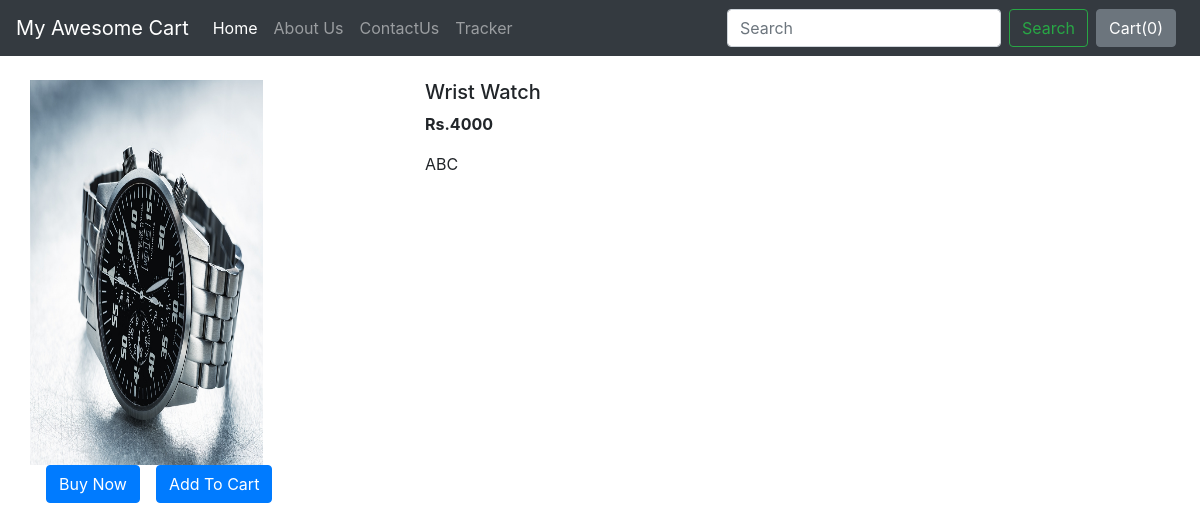
The page /shop/products/1 on the database its author committed.
### shop/models.py (models this page shows, shortened)
class Product(models.Model):
    product_id=models.AutoField
    product_name=models.CharField(max_length=50)
    category=models.CharField(max_length=50,default="")
    subcategory=models.CharField(max_length=50,default="")
    price=models.IntegerField(default=0)
    desc=models.CharField(max_length=1000)
    pub_date=models.DateField()
    image=models.ImageField(upload_to='shop/images',default="")

### shop/views.py (the view)
# urls.py: path('products/<int:myid>',views.productview,name="ProductView"),
def productview(request,myid):
    product=Product.objects.filter(id=myid)
    return render(request,"shop/productview.html",{'product':product[0]})

### shop/templates/shop/productview.html (shortened to what this page needs)
{% extends 'shop/base.html' %}
{% block body %}
<div class="container my-4">
    <div class="row">
        <div class="col-md-4">
            <div class="row">
                <img src="/media/{{product.image}}" width="233px" height="385px">
            </div>
            <div class="row">
                <button class="btn btn-primary mx-3">Buy Now</button>
                <button class="btn btn-primary">Add To Cart</button>
            </div>
        </div>
        <div class="col-md-8">
            <h5>{{product.product_name}}</h5>
            <p><b>Rs.{{product.price}} </b></p>
            <p>{{product.desc}}</p>
        </div>
    </div>
</div>
{% endblock %}

### rows shown on the page
Product: image (picture), product_name "Wrist Watch", price "4000", desc "ABC"
